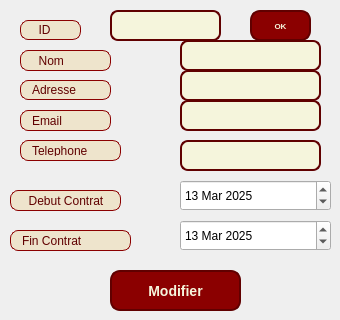
           <widget class="QWidget" name="tab_2">
            <attribute name="title">
             <string>Mise a Jour</string>
            </attribute>
            <widget class="QPushButton" name="pushButton_ok">
             <property name="geometry">
              <rect>
               <x>250</x>
               <y>10</y>
               <width>61</width>
               <height>31</height>
              </rect>
             </property>
             <property name="styleSheet">
              <string notr="true">QPushButton {
    background-color: #8B0000;  /* Rouge bordeaux */
    color: #F5F5DC;              /* Beige pour le texte */
    border-radius: 10px;         /* Coins arrondis */
    padding: 8px 15px;           /* Espacement intérieur */
    font-size: 8px;             /* Taille de police */
    font-weight: bold;           /* Police en gras */
    border: 2px solid #600000;   /* Bordure plus foncée */
}

QPushButton:hover {
    background-color: #A52A2A;   /* Rouge bordeaux plus clair */
    border: 2px solid #8B0000;   
}

QPushButton:pressed {
    background-color: #600000;   /* Rouge bordeaux très foncé */
    border: 2px solid #400000;
}

QPushButton:disabled {
    background-color: #D3B8AE;   /* Beige foncé pour désactivé */
    color: #8B0000;
    border: 2px solid #A52A2A;
}</string>
             </property>
             <property name="text">
              <string>OK</string>
             </property>
            </widget>
            <widget class="QLineEdit" name="lineEdit_idU">
             <property name="geometry">
              <rect>
               <x>110</x>
               <y>10</y>
               <width>111</width>
               <height>31</height>
              </rect>
             </property>
             <property name="styleSheet">
              <string notr="true">QLineEdit {
    color: #8B0000;             /* Texte en rouge bordeaux */
    background-color: #F5F5DC;  /* Fond beige */
    padding: 5px;               /* Espacement intérieur */
    border: 2px solid #600000;  /* Bordure bordeaux foncé */
    border-radius: 8px;         /* Coins arrondis */
    font-size: 14px;            /* Taille de police */
    font-family: &quot;Palatino Linotype&quot;; /* Police élégante */
}

QLineEdit:focus {
    border: 2px solid #A52A2A;  /* Bordure plus claire lorsqu'on clique */
    background-color: #FFFFFF;   /* Fond blanc subtil pour bien montrer le focus */
}

QLineEdit:disabled {
    background-color: #D3B8AE;   /* Beige foncé pour désactivé */
    color: #8B0000;              /* Texte en bordeaux */
    border: 2px solid #A52A2A;
}</string>
             </property>
             <property name="text">
              <string/>
             </property>
            </widget>
            <widget class="QPushButton" name="pushButton_modifier">
             <property name="geometry">
              <rect>
               <x>110</x>
               <y>270</y>
               <width>131</width>
               <height>41</height>
              </rect>
             </property>
             <property name="styleSheet">
              <string notr="true">QPushButton {
    background-color: #8B0000;  /* Rouge bordeaux */
    color: #F5F5DC;              /* Beige pour le texte */
    border-radius: 10px;         /* Coins arrondis */
    padding: 8px 15px;           /* Espacement intérieur */
    font-size: 14px;             /* Taille de police */
    font-weight: bold;           /* Police en gras */
    border: 2px solid #600000;   /* Bordure plus foncée */
}

QPushButton:hover {
    background-color: #A52A2A;   /* Rouge bordeaux plus clair */
    border: 2px solid #8B0000;   
}

QPushButton:pressed {
    background-color: #600000;   /* Rouge bordeaux très foncé */
    border: 2px solid #400000;
}

QPushButton:disabled {
    background-color: #D3B8AE;   /* Beige foncé pour désactivé */
    color: #8B0000;
    border: 2px solid #A52A2A;
}</string>
             </property>
             <property name="text">
              <string>Modifier</string>
             </property>
            </widget>
            <widget class="QLabel" name="label_id_2">
             <property name="geometry">
              <rect>
               <x>20</x>
               <y>20</y>
               <width>61</width>
               <height>20</height>
              </rect>
             </property>
             <property name="styleSheet">
              <string notr="true">QLabel {
    background-color: #EEE4CC; /* Beige doux */
    color: #600000;            /* Texte bordeaux */
    font: 900 italic 8pt &quot;Segoe UI&quot;; /* Police en italique et gras */
    border-radius: 8px;         /* Coins arrondis */
    padding: 4px 8px;           /* Un peu de marge interne */
    border: 1px solid #8B0000;  /* Fine bordure bordeaux pour les démarquer */
}
</string>
             </property>
             <property name="text">
              <string>  ID</string>
             </property>
            </widget>
            <widget class="QLabel" name="label_nom_2">
             <property name="geometry">
              <rect>
               <x>20</x>
               <y>50</y>
               <width>91</width>
               <height>21</height>
              </rect>
             </property>
             <property name="styleSheet">
              <string notr="true">QLabel {
    background-color: #EEE4CC; /* Beige doux */
    color: #600000;            /* Texte bordeaux */
    font: 900 italic 8pt &quot;Segoe UI&quot;; /* Police en italique et gras */
    border-radius: 8px;         /* Coins arrondis */
    padding: 4px 8px;           /* Un peu de marge interne */
    border: 1px solid #8B0000;  /* Fine bordure bordeaux pour les démarquer */
}
</string>
             </property>
             <property name="text">
              <string>  Nom</string>
             </property>
            </widget>
            <widget class="QLabel" name="label_description_2">
             <property name="geometry">
              <rect>
               <x>20</x>
               <y>80</y>
               <width>91</width>
               <height>20</height>
              </rect>
             </property>
             <property name="styleSheet">
              <string notr="true">QLabel {
    background-color: #EEE4CC; /* Beige doux */
    color: #600000;            /* Texte bordeaux */
    font: 900 italic 8pt &quot;Segoe UI&quot;; /* Police en italique et gras */
    border-radius: 8px;         /* Coins arrondis */
    padding: 4px 8px;           /* Un peu de marge interne */
    border: 1px solid #8B0000;  /* Fine bordure bordeaux pour les démarquer */
}
</string>
             </property>
             <property name="text">
              <string>Adresse</string>
             </property>
            </widget>
            <widget class="QLabel" name="label_type_2">
             <property name="geometry">
              <rect>
               <x>20</x>
               <y>110</y>
               <width>91</width>
               <height>21</height>
              </rect>
             </property>
             <property name="styleSheet">
              <string notr="true">QLabel {
    background-color: #EEE4CC; /* Beige doux */
    color: #600000;            /* Texte bordeaux */
    font: 900 italic 8pt &quot;Segoe UI&quot;; /* Police en italique et gras */
    border-radius: 8px;         /* Coins arrondis */
    padding: 4px 8px;           /* Un peu de marge interne */
    border: 1px solid #8B0000;  /* Fine bordure bordeaux pour les démarquer */
}
</string>
             </property>
             <property name="text">
              <string>Email</string>
             </property>
            </widget>
            <widget class="QLabel" name="label_lieu_2">
             <property name="geometry">
              <rect>
               <x>20</x>
               <y>140</y>
               <width>101</width>
               <height>21</height>
              </rect>
             </property>
             <property name="styleSheet">
              <string notr="true">QLabel {
    background-color: #EEE4CC; /* Beige doux */
    color: #600000;            /* Texte bordeaux */
    font: 900 italic 8pt &quot;Segoe UI&quot;; /* Police en italique et gras */
    border-radius: 8px;         /* Coins arrondis */
    padding: 4px 8px;           /* Un peu de marge interne */
    border: 1px solid #8B0000;  /* Fine bordure bordeaux pour les démarquer */
}
</string>
             </property>
             <property name="text">
              <string>Telephone</string>
             </property>
            </widget>
            <widget class="QLabel" name="label_date">
             <property name="geometry">
              <rect>
               <x>10</x>
               <y>190</y>
               <width>111</width>
               <height>21</height>
              </rect>
             </property>
             <property name="styleSheet">
              <string notr="true">QLabel {
    background-color: #EEE4CC; /* Beige doux */
    color: #600000;            /* Texte bordeaux */
    font: 900 italic 8pt &quot;Segoe UI&quot;; /* Police en italique et gras */
    border-radius: 8px;         /* Coins arrondis */
    padding: 4px 8px;           /* Un peu de marge interne */
    border: 1px solid #8B0000;  /* Fine bordure bordeaux pour les démarquer */
}
</string>
             </property>
             <property name="text">
              <string>  Debut Contrat</string>
             </property>
            </widget>
            <widget class="QLabel" name="label_time">
             <property name="geometry">
              <rect>
               <x>10</x>
               <y>230</y>
               <width>121</width>
               <height>21</height>
              </rect>
             </property>
             <property name="styleSheet">
              <string notr="true">QLabel {
    background-color: #EEE4CC; /* Beige doux */
    color: #600000;            /* Texte bordeaux */
    font: 900 italic 8pt &quot;Segoe UI&quot;; /* Police en italique et gras */
    border-radius: 8px;         /* Coins arrondis */
    padding: 4px 8px;           /* Un peu de marge interne */
    border: 1px solid #8B0000;  /* Fine bordure bordeaux pour les démarquer */
}
</string>
             </property>
             <property name="text">
              <string>Fin Contrat</string>
             </property>
            </widget>
            <widget class="QLineEdit" name="lineEdit_nom2">
             <property name="geometry">
              <rect>
               <x>180</x>
               <y>40</y>
               <width>141</width>
               <height>31</height>
              </rect>
             </property>
             <property name="styleSheet">
              <string notr="true">QLineEdit {
    color: #8B0000;             /* Texte en rouge bordeaux */
    background-color: #F5F5DC;  /* Fond beige */
    padding: 5px;               /* Espacement intérieur */
    border: 2px solid #600000;  /* Bordure bordeaux foncé */
    border-radius: 8px;         /* Coins arrondis */
    font-size: 14px;            /* Taille de police */
    font-family: &quot;Palatino Linotype&quot;; /* Police élégante */
}

QLineEdit:focus {
    border: 2px solid #A52A2A;  /* Bordure plus claire lorsqu'on clique */
    background-color: #FFFFFF;   /* Fond blanc subtil pour bien montrer le focus */
}

QLineEdit:disabled {
    background-color: #D3B8AE;   /* Beige foncé pour désactivé */
    color: #8B0000;              /* Texte en bordeaux */
    border: 2px solid #A52A2A;
}</string>
             </property>
             <property name="text">
              <string/>
             </property>
            </widget>
            <widget class="QLineEdit" name="lineEdit_adresse2">
             <property name="geometry">
              <rect>
               <x>180</x>
               <y>70</y>
               <width>141</width>
               <height>31</height>
              </rect>
             </property>
             <property name="styleSheet">
              <string notr="true">QLineEdit {
    color: #8B0000;             /* Texte en rouge bordeaux */
    background-color: #F5F5DC;  /* Fond beige */
    padding: 5px;               /* Espacement intérieur */
    border: 2px solid #600000;  /* Bordure bordeaux foncé */
    border-radius: 8px;         /* Coins arrondis */
    font-size: 14px;            /* Taille de police */
    font-family: &quot;Palatino Linotype&quot;; /* Police élégante */
}

QLineEdit:focus {
    border: 2px solid #A52A2A;  /* Bordure plus claire lorsqu'on clique */
    background-color: #FFFFFF;   /* Fond blanc subtil pour bien montrer le focus */
}

QLineEdit:disabled {
    background-color: #D3B8AE;   /* Beige foncé pour désactivé */
    color: #8B0000;              /* Texte en bordeaux */
    border: 2px solid #A52A2A;
}</string>
             </property>
             <property name="text">
              <string/>
             </property>
            </widget>
            <widget class="QLineEdit" name="lineEdit_telephone2">
             <property name="geometry">
              <rect>
               <x>180</x>
               <y>140</y>
               <width>141</width>
               <height>31</height>
              </rect>
             </property>
             <property name="styleSheet">
              <string notr="true">QLineEdit {
    color: #8B0000;             /* Texte en rouge bordeaux */
    background-color: #F5F5DC;  /* Fond beige */
    padding: 5px;               /* Espacement intérieur */
    border: 2px solid #600000;  /* Bordure bordeaux foncé */
    border-radius: 8px;         /* Coins arrondis */
    font-size: 14px;            /* Taille de police */
    font-family: &quot;Palatino Linotype&quot;; /* Police élégante */
}

QLineEdit:focus {
    border: 2px solid #A52A2A;  /* Bordure plus claire lorsqu'on clique */
    background-color: #FFFFFF;   /* Fond blanc subtil pour bien montrer le focus */
}

QLineEdit:disabled {
    background-color: #D3B8AE;   /* Beige foncé pour désactivé */
    color: #8B0000;              /* Texte en bordeaux */
    border: 2px solid #A52A2A;
}</string>
             </property>
             <property name="text">
              <string/>
             </property>
            </widget>
            <widget class="QDateEdit" name="dateEdit_debutcontrat2">
             <property name="geometry">
              <rect>
               <x>180</x>
               <y>180</y>
               <width>151</width>
               <height>31</height>
              </rect>
             </property>
             <property name="styleSheet">
              <string notr="true">QLineEdit {
    color: #8B0000;             /* Texte en rouge bordeaux */
    background-color: #F5F5DC;  /* Fond beige */
    padding: 5px;               /* Espacement intérieur */
    border: 2px solid #600000;  /* Bordure bordeaux foncé */
    border-radius: 8px;         /* Coins arrondis */
    font-size: 14px;            /* Taille de police */
    font-family: &quot;Palatino Linotype&quot;; /* Police élégante */
}

QLineEdit:focus {
    border: 2px solid #A52A2A;  /* Bordure plus claire lorsqu'on clique */
    background-color: #FFFFFF;   /* Fond blanc subtil pour bien montrer le focus */
}

QLineEdit:disabled {
    background-color: #D3B8AE;   /* Beige foncé pour désactivé */
    color: #8B0000;              /* Texte en bordeaux */
    border: 2px solid #A52A2A;
}</string>
             </property>
             <property name="dateTime">
              <datetime>
               <hour>11</hour>
               <minute>0</minute>
               <second>0</second>
               <year>2025</year>
               <month>3</month>
               <day>13</day>
              </datetime>
             </property>
            </widget>
            <widget class="QDateEdit" name="dateEdit_fincontrat2">
             <property name="geometry">
              <rect>
               <x>180</x>
               <y>220</y>
               <width>151</width>
               <height>31</height>
              </rect>
             </property>
             <property name="styleSheet">
              <string notr="true">QLineEdit {
    color: #8B0000;             /* Texte en rouge bordeaux */
    background-color: #F5F5DC;  /* Fond beige */
    padding: 5px;               /* Espacement intérieur */
    border: 2px solid #600000;  /* Bordure bordeaux foncé */
    border-radius: 8px;         /* Coins arrondis */
    font-size: 14px;            /* Taille de police */
    font-family: &quot;Palatino Linotype&quot;; /* Police élégante */
}

QLineEdit:focus {
    border: 2px solid #A52A2A;  /* Bordure plus claire lorsqu'on clique */
    background-color: #FFFFFF;   /* Fond blanc subtil pour bien montrer le focus */
}

QLineEdit:disabled {
    background-color: #D3B8AE;   /* Beige foncé pour désactivé */
    color: #8B0000;              /* Texte en bordeaux */
    border: 2px solid #A52A2A;
}</string>
             </property>
             <property name="dateTime">
              <datetime>
               <hour>11</hour>
               <minute>0</minute>
               <second>0</second>
               <year>2025</year>
               <month>3</month>
               <day>13</day>
              </datetime>
             </property>
            </widget>
            <widget class="QLineEdit" name="lineEdit_Email2">
             <property name="geometry">
              <rect>
               <x>180</x>
               <y>100</y>
               <width>141</width>
               <height>31</height>
              </rect>
             </property>
             <property name="styleSheet">
              <string notr="true">QLineEdit {
    color: #8B0000;             /* Texte en rouge bordeaux */
    background-color: #F5F5DC;  /* Fond beige */
    padding: 5px;               /* Espacement intérieur */
    border: 2px solid #600000;  /* Bordure bordeaux foncé */
    border-radius: 8px;         /* Coins arrondis */
    font-size: 14px;            /* Taille de police */
    font-family: &quot;Palatino Linotype&quot;; /* Police élégante */
}

QLineEdit:focus {
    border: 2px solid #A52A2A;  /* Bordure plus claire lorsqu'on clique */
    background-color: #FFFFFF;   /* Fond blanc subtil pour bien montrer le focus */
}

QLineEdit:disabled {
    background-color: #D3B8AE;   /* Beige foncé pour désactivé */
    color: #8B0000;              /* Texte en bordeaux */
    border: 2px solid #A52A2A;
}</string>
             </property>
             <property name="text">
              <string/>
             </property>
            </widget>
           </widget>
